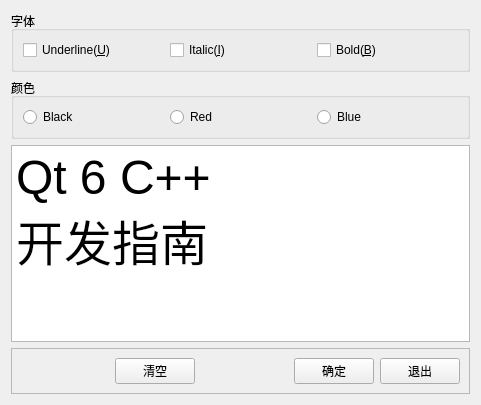
<?xml version="1.0" encoding="UTF-8"?>
<ui version="4.0">
 <class>Widget</class>
 <widget class="QWidget" name="Widget">
  <property name="geometry">
   <rect>
    <x>0</x>
    <y>0</y>
    <width>481</width>
    <height>405</height>
   </rect>
  </property>
  <property name="windowTitle">
   <string>Widget</string>
  </property>
  <layout class="QVBoxLayout" name="verticalLayout">
   <item>
    <widget class="QGroupBox" name="groupBox">
     <property name="title">
      <string>字体</string>
     </property>
     <layout class="QHBoxLayout" name="horizontalLayout">
      <item>
       <widget class="QCheckBox" name="chk_under">
        <property name="text">
         <string>Underline(&amp;U)</string>
        </property>
       </widget>
      </item>
      <item>
       <widget class="QCheckBox" name="chk_ita">
        <property name="text">
         <string>Italic(&amp;I)</string>
        </property>
       </widget>
      </item>
      <item>
       <widget class="QCheckBox" name="chk_bold">
        <property name="text">
         <string>Bold(&amp;B)</string>
        </property>
       </widget>
      </item>
     </layout>
    </widget>
   </item>
   <item>
    <widget class="QGroupBox" name="groupBox_2">
     <property name="title">
      <string>颜色</string>
     </property>
     <layout class="QHBoxLayout" name="horizontalLayout_2">
      <item>
       <widget class="QRadioButton" name="radio_black">
        <property name="text">
         <string>Black</string>
        </property>
       </widget>
      </item>
      <item>
       <widget class="QRadioButton" name="radio_red">
        <property name="text">
         <string>Red</string>
        </property>
       </widget>
      </item>
      <item>
       <widget class="QRadioButton" name="radio_blue">
        <property name="text">
         <string>Blue</string>
        </property>
       </widget>
      </item>
     </layout>
    </widget>
   </item>
   <item>
    <widget class="QPlainTextEdit" name="plainTextEdit">
     <property name="font">
      <font>
       <pointsize>36</pointsize>
      </font>
     </property>
     <property name="plainText">
      <string>Qt 6 C++
开发指南</string>
     </property>
    </widget>
   </item>
   <item>
    <widget class="QFrame" name="frame">
     <property name="frameShape">
      <enum>QFrame::StyledPanel</enum>
     </property>
     <property name="frameShadow">
      <enum>QFrame::Raised</enum>
     </property>
     <layout class="QHBoxLayout" name="horizontalLayout_4">
      <item>
       <spacer name="horizontalSpacer">
        <property name="orientation">
         <enum>Qt::Horizontal</enum>
        </property>
        <property name="sizeHint" stdset="0">
         <size>
          <width>87</width>
          <height>20</height>
         </size>
        </property>
       </spacer>
      </item>
      <item>
       <widget class="QPushButton" name="btn_clear">
        <property name="text">
         <string>清空</string>
        </property>
       </widget>
      </item>
      <item>
       <spacer name="horizontalSpacer_2">
        <property name="orientation">
         <enum>Qt::Horizontal</enum>
        </property>
        <property name="sizeHint" stdset="0">
         <size>
          <width>86</width>
          <height>20</height>
         </size>
        </property>
       </spacer>
      </item>
      <item>
       <widget class="QPushButton" name="btn_OK">
        <property name="text">
         <string>确定</string>
        </property>
       </widget>
      </item>
      <item>
       <widget class="QPushButton" name="btn_quit">
        <property name="text">
         <string>退出</string>
        </property>
       </widget>
      </item>
     </layout>
    </widget>
   </item>
  </layout>
 </widget>
 <tabstops>
  <tabstop>chk_under</tabstop>
  <tabstop>chk_ita</tabstop>
  <tabstop>chk_bold</tabstop>
  <tabstop>radio_black</tabstop>
  <tabstop>radio_red</tabstop>
  <tabstop>radio_blue</tabstop>
  <tabstop>btn_clear</tabstop>
  <tabstop>btn_OK</tabstop>
  <tabstop>btn_quit</tabstop>
  <tabstop>plainTextEdit</tabstop>
 </tabstops>
 <resources/>
 <connections>
  <connection>
   <sender>btn_clear</sender>
   <signal>clicked()</signal>
   <receiver>plainTextEdit</receiver>
   <slot>clear()</slot>
   <hints>
    <hint type="sourcelabel">
     <x>154</x>
     <y>374</y>
    </hint>
    <hint type="destinationlabel">
     <x>240</x>
     <y>246</y>
    </hint>
   </hints>
  </connection>
  <connection>
   <sender>btn_quit</sender>
   <signal>clicked()</signal>
   <receiver>Widget</receiver>
   <slot>close()</slot>
   <hints>
    <hint type="sourcelabel">
     <x>421</x>
     <y>374</y>
    </hint>
    <hint type="destinationlabel">
     <x>240</x>
     <y>202</y>
    </hint>
   </hints>
  </connection>
 </connections>
</ui>
